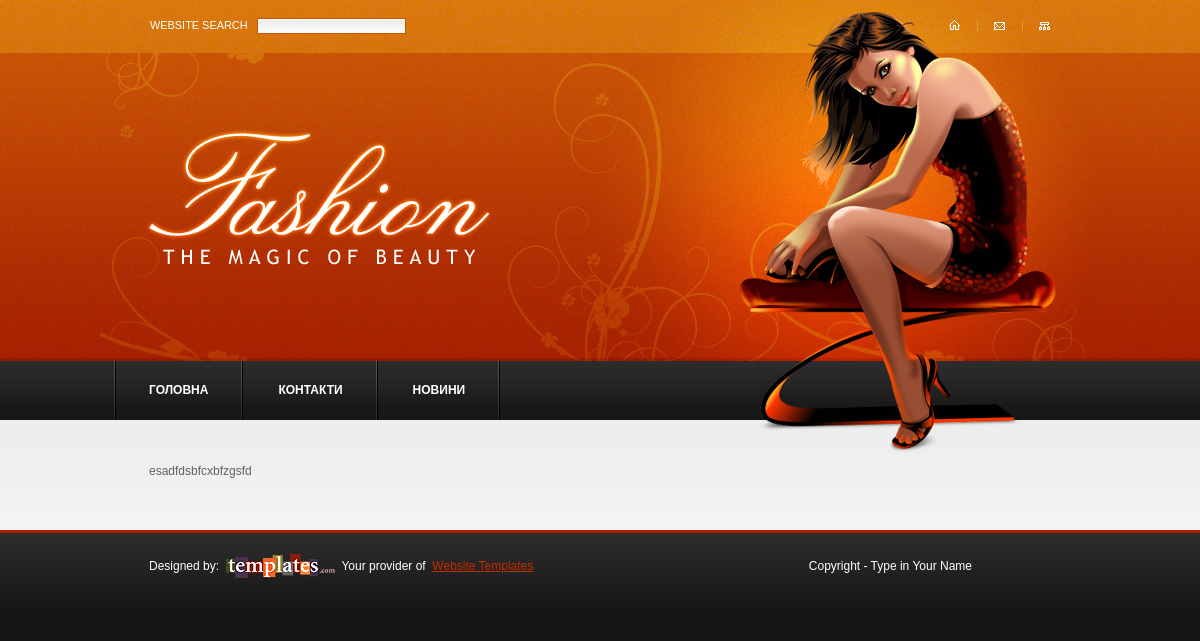
Screenshot of /page/3/ with the database file from the repository.
### front/models.py (models this page shows, shortened)
class Menu(models.Model):
    title = models.CharField(max_length=50)
    link = models.CharField(max_length=500)
    visible = models.BooleanField(default=True)
    order = models.IntegerField(default=100)

class Page(models.Model):
    title = models.CharField(max_length=200)
    content = models.TextField()

### front/views.py (the view)
# urls.py: path('page/<int:id>/', views.one_page),
def one_page(request, id):
    return render(request, "index.html",
                  {
                      "page": Page.objects.get(id=id),
                      "menu": Menu.objects.filter(visible=True).order_by("order")
                  })

### front/templates/index.html (shortened to what this page needs)
{% extends "base.html" %}
      {% block content %}
      {{page.content}}
      {% endblock %}

### front/templates/top_menu.html
<ul class="site-nav">
    {% for m in menu %}
            <li><a href="{{m.link}}">{{m.title}}</a></li>
    {% endfor %}
          </ul>

### static/css/style.css (style rules this page uses)
* { margin:0;padding:0 }
html, body { height:100% }
body { background:#161616;font-family:Arial, Helvetica, sans-serif;font-size:100%;line-height:1.125em;color:#616161 }
ul, ol { list-style:none }
a { color:#c72d00;outline:none }
.site-nav { background:url(/static/images/divider.gif) no-repeat left top;width:100%;overflow:hidden }
.site-nav li { display:inline }
.site-nav li a { display:block;float:left;background:url(/static/images/divider.gif) no-repeat right top;height:59px;line-height:59px;color:#fff;text-decoration:none;text-transform:uppercase;font-weight:bold;padding:0 35px }

### rows the page displays
Menu: title "ГОЛОВНА"
Menu: title "КОНТАКТИ"
Menu: title "НОВИНИ"
Page: content "esadfdsbfcxbfzgsfd"
